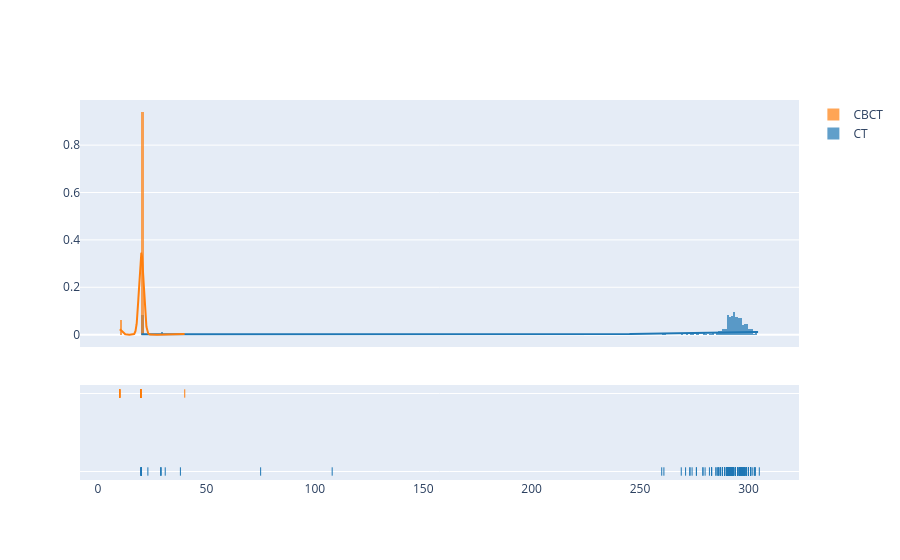

The code cell stored with this chart in its notebook:
### Code cell
import pandas
import plotly.express as px
import plotly.figure_factory as ff

df = pandas.DataFrame(XCURRENT)

group_labels = ['CT', 'CBCT']
hist_data = [df[df["type"] == i]["value"] for i in group_labels]
fig = ff.create_distplot(hist_data, group_labels)
fig.show()

### Figure 1 — Plotly figure (JSON) as saved in the notebook; plotly's stock layout.template omitted (floating-point values rounded to 4 significant figures; data arrays with more than 128 entries replaced by an {"elided": "..."} marker saying what was removed)
{"data": [{"autobinx": false, "histnorm": "probability density", "legendgroup": "CT", "marker": {"color": "rgb(31, 119, 180)"}, "name": "CT", "opacity": 0.7, "type": "histogram", "x": {"elided": "259 int values"}, "xaxis": "x", "xbins": {"end": 305, "size": 1, "start": 20}, "yaxis": "y"}, {"autobinx": false, "histnorm": "probability density", "legendgroup": "CBCT", "marker": {"color": "rgb(255, 127, 14)"}, "name": "CBCT", "opacity": 0.7, "type": "histogram", "x": {"elided": "147 int values"}, "xaxis": "x", "xbins": {"end": 40, "size": 1, "start": 10}, "yaxis": "y"}, {"legendgroup": "CT", "marker": {"color": "rgb(31, 119, 180)"}, "mode": "lines", "name": "CT", "showlegend": false, "type": "scatter", "x": {"elided": "500 float values"}, "xaxis": "x", "y": {"elided": "500 float values"}, "yaxis": "y"}, {"legendgroup": "CBCT", "marker": {"color": "rgb(255, 127, 14)"}, "mode": "lines", "name": "CBCT", "showlegend": false, "type": "scatter", "x": {"elided": "500 float values"}, "xaxis": "x", "y": {"elided": "500 float values"}, "yaxis": "y"}, {"legendgroup": "CT", "marker": {"color": "rgb(31, 119, 180)", "symbol": "line-ns-open"}, "mode": "markers", "name": "CT", "showlegend": false, "type": "scatter", "x": {"elided": "259 int values"}, "xaxis": "x", "y": {"elided": "259 str values"}, "yaxis": "y2"}, {"legendgroup": "CBCT", "marker": {"color": "rgb(255, 127, 14)", "symbol": "line-ns-open"}, "mode": "markers", "name": "CBCT", "showlegend": false, "type": "scatter", "x": {"elided": "147 int values"}, "xaxis": "x", "y": {"elided": "147 str values"}, "yaxis": "y2"}], "layout": {"barmode": "overlay", "hovermode": "closest", "legend": {"traceorder": "reversed"}, "xaxis": {"anchor": "y2", "domain": [0, 1], "zeroline": false}, "yaxis": {"anchor": "free", "domain": [0.35, 1], "position": 0}, "yaxis2": {"anchor": "x", "domain": [0, 0.25], "dtick": 1, "showticklabels": false}}}
